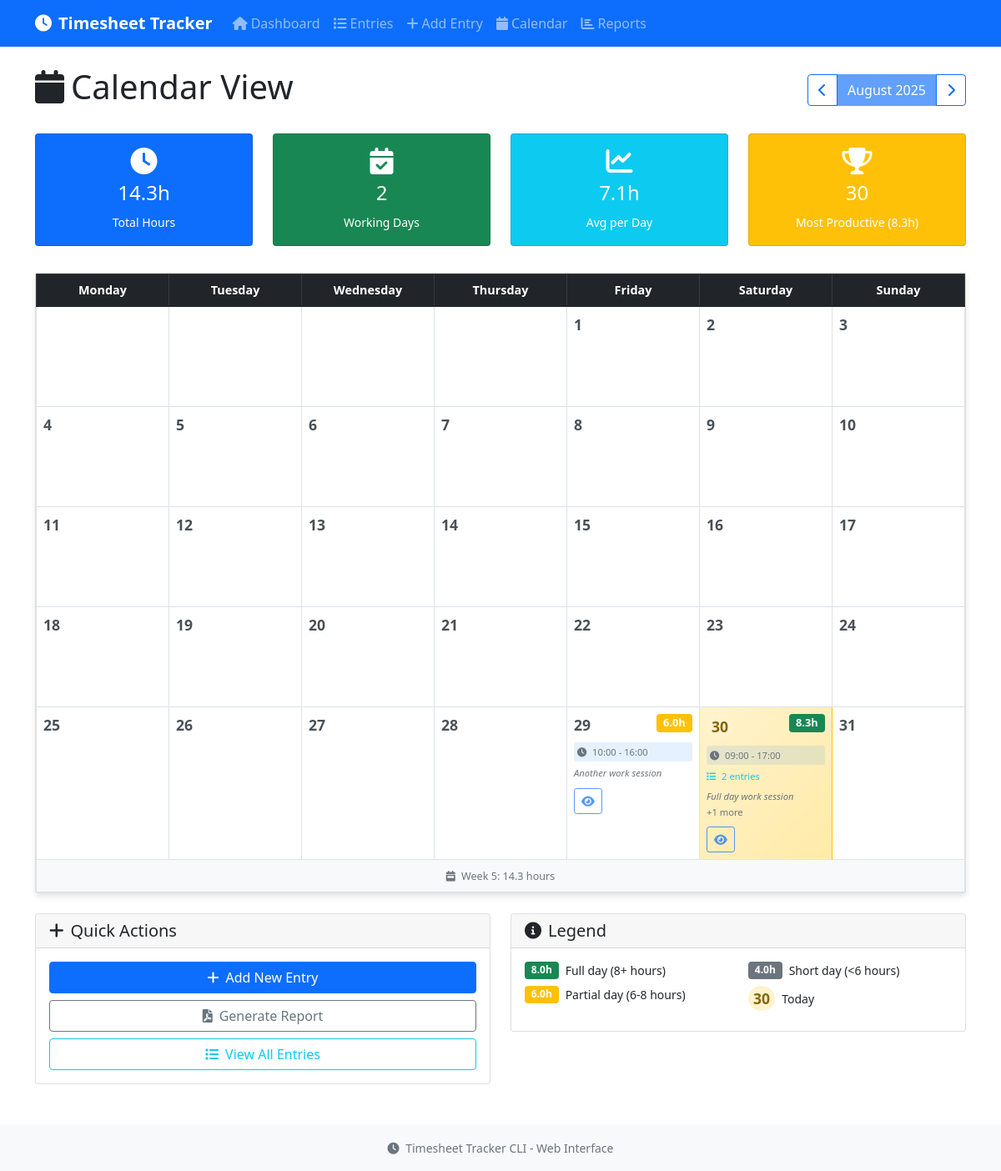
/calendar, run on the app's committed database.
### tables this page shows
CREATE TABLE time_entries (
                    id INTEGER PRIMARY KEY AUTOINCREMENT,
                    start_time TEXT NOT NULL,
                    end_time TEXT,
                    description TEXT DEFAULT '',
                    created_at TEXT DEFAULT CURRENT_TIMESTAMP,
                    updated_at TEXT DEFAULT CURRENT_TIMESTAMP
                );

### web_app.py (the view)
@app.route('/calendar')
def calendar_view():
    now = datetime.now()
    year = request.args.get('year', now.year, type=int)
    month = request.args.get('month', now.month, type=int)
    if not (1 <= month <= 12):
        month = now.month
    if year < 2000 or year > 2100:
        year = now.year
    entries = timesheet_manager.get_entries_for_month(year, month)
    daily_summary = timesheet_manager.get_daily_summary_for_month(year, month)
    entries_by_date = {}
    daily_details = {}
    for entry in entries:
        day = entry.start_time.day
        if day not in entries_by_date:
            entries_by_date[day] = []
            daily_details[day] = {
                'total_hours': 0,
                'entries_count': 0,
                'earliest_start': None,
                'latest_end': None,
                'descriptions': []
            }
        entries_by_date[day].append(entry)
        daily_details[day]['total_hours'] += entry.duration_hours()
        daily_details[day]['entries_count'] += 1
        if daily_details[day]['earliest_start'] is None or entry.start_time.time() < daily_details[day]['earliest_start']:
            daily_details[day]['earliest_start'] = entry.start_time.time()
        if entry.end_time and (daily_details[day]['latest_end'] is None or entry.end_time.time() > daily_details[day]['latest_end']):
            daily_details[day]['latest_end'] = entry.end_time.time()
        if entry.description and entry.description not in daily_details[day]['descriptions']:
            daily_details[day]['descriptions'].append(entry.description)
    cal = calendar.monthcalendar(year, month)
    month_name = calendar.month_name[month]
    prev_month = month - 1 if month > 1 else 12
    prev_year = year if month > 1 else year - 1
    next_month = month + 1 if month < 12 else 1
    next_year = year if month < 12 else year + 1
    total_hours = sum(daily_summary.values())
    working_days = len(daily_summary)
    avg_hours_per_day = total_hours / working_days if working_days > 0 else 0
    most_productive_day = max(daily_summary.items(), key=lambda x: x[1]) if daily_summary else None
    week_totals = []
    for week in cal:
        week_total = 0
        for day in week:
            if day != 0 and day in daily_summary:
                week_total += daily_summary[day]
        week_totals.append(week_total)
    return render_template('calendar.html',
                         calendar_weeks=cal,
                         entries_by_date=entries_by_date,
                         daily_summary=daily_summary,
                         daily_details=daily_details,
                         week_totals=week_totals,
                         month=month,
                         year=year,
                         month_name=month_name,
                         prev_month=prev_month,
                         prev_year=prev_year,
                         next_month=next_month,
                         next_year=next_year,
                         total_hours=total_hours,
                         working_days=working_days,
                         avg_hours_per_day=avg_hours_per_day,
                         most_productive_day=most_productive_day,
                         current_month=now.month,
                         current_year=now.year,
                         current_day=now.day)

### templates/calendar.html (shortened to what this page needs)
{% extends "base.html" %}
{% block content %}
<div class="row">
    <div class="col-12">
        <div class="d-flex justify-content-between align-items-center mb-4">
            <h1>
                <i class="fas fa-calendar me-2"></i>Calendar View
            </h1>
            <div class="btn-group">
                <a href="{{ url_for('calendar_view', year=prev_year, month=prev_month) }}"
                   class="btn btn-outline-primary">
                    <i class="fas fa-chevron-left"></i>
                </a>
                <button class="btn btn-primary" disabled>
                    {{ month_name }} {{ year }}
                </button>
                <a href="{{ url_for('calendar_view', year=next_year, month=next_month) }}"
                   class="btn btn-outline-primary">
                    <i class="fas fa-chevron-right"></i>
                </a>
            </div>
        </div>
    </div>
</div>
<div class="row mb-4">
    <div class="col-md-3 mb-2">
        <div class="card bg-primary text-white h-100">
            <div class="card-body text-center">
                <i class="fas fa-clock fa-2x mb-2"></i>
                <h4>{{ "%.1f"|format(total_hours) }}h</h4>
                <small>Total Hours</small>
            </div>
        </div>
    </div>
    <div class="col-md-3 mb-2">
        <div class="card bg-success text-white h-100">
            <div class="card-body text-center">
                <i class="fas fa-calendar-check fa-2x mb-2"></i>
                <h4>{{ working_days }}</h4>
                <small>Working Days</small>
            </div>
        </div>
    </div>
    <div class="col-md-3 mb-2">
        <div class="card bg-info text-white h-100">
            <div class="card-body text-center">
                <i class="fas fa-chart-line fa-2x mb-2"></i>
                <h4>{{ "%.1f"|format(avg_hours_per_day) }}h</h4>
                <small>Avg per Day</small>
            </div>
        </div>
    </div>
    <div class="col-md-3 mb-2">
        <div class="card bg-warning text-white h-100">
            <div class="card-body text-center">
                <i class="fas fa-trophy fa-2x mb-2"></i>
                <h4>
                    {% if most_productive_day %}
                        {{ most_productive_day[0] }}
                    {% else %}
                        -
                    {% endif %}
                </h4>
                <small>
                    {% if most_productive_day %}
                        Most Productive ({{ "%.1f"|format(most_productive_day[1]) }}h)
                    {% else %}
                        No Data
                    {% endif %}
                </small>
            </div>
        </div>
    </div>
</div>
<div class="row">
    <div class="col-12">
        <div class="card calendar-card">
            <div class="card-body p-0">
                <div class="table-responsive">
                    <table class="table table-bordered calendar-table mb-0">
                        <thead class="table-dark">
                            <tr>
                                <th class="text-center calendar-header">Monday</th>
                                <th class="text-center calendar-header">Tuesday</th>
                                <th class="text-center calendar-header">Wednesday</th>
                                <th class="text-center calendar-header">Thursday</th>
                                <th class="text-center calendar-header">Friday</th>
                                <th class="text-center calendar-header">Saturday</th>
                                <th class="text-center calendar-header">Sunday</th>
                            </tr>
                        </thead>
                        <tbody>
                            {% for week in calendar_weeks %}
                                {% set week_index = loop.index0 %}
                                <tr class="calendar-week">
                                    {% for day in week %}
                                        <td class="calendar-day
                                                   {% if day == 0 %}empty-day{% endif %}
                                                   {% if day == current_day and month == current_month and year == current_year %}today{% endif %}
                                                   {% if day in daily_summary %}working-day{% endif %}"
                                            {% if day != 0 %}data-day="{{ day }}"{% endif %}>
                                            {% if day != 0 %}
                                                <div class="day-header d-flex justify-content-between align-items-start mb-2">
                                                    <span class="day-number
                                                                {% if day == current_day and month == current_month and year == current_year %}today-number{% endif %}">
                                                        {{ day }}
                                                    </span>
                                                    {% if day in daily_summary %}
                                                        <span class="badge hours-badge
                                                                    {% if daily_summary[day] >= 8 %}bg-success{% elif daily_summary[day] >= 6 %}bg-warning{% else %}bg-secondary{% endif %}">
                                                            {{ "%.1f"|format(daily_summary[day]) }}h
                                                        </span>
                                                    {% endif %}
                                                </div>
                                                {% if day in daily_details %}
                                                    <div class="day-content">
                                                        {% if daily_details[day]['earliest_start'] and daily_details[day]['latest_end'] %}
                                                            <div class="time-range mb-1">
                                                                <small class="text-muted">
                                                                    <i class="fas fa-clock me-1"></i>
                                                                    {{ daily_details[day]['earliest_start'].strftime('%H:%M') }} -
                                                                    {{ daily_details[day]['latest_end'].strftime('%H:%M') }}
                                                                </small>
                                                            </div>
                                                        {% endif %}
                                                        {% if daily_details[day]['entries_count'] > 1 %}
                                                            <div class="entry-count mb-1">
                                                                <small class="text-info">
                                                                    <i class="fas fa-list me-1"></i>
                                                                    {{ daily_details[day]['entries_count'] }} entries
                                                                </small>
                                                            </div>
                                                        {% endif %}
                                                        {% if daily_details[day]['descriptions'] %}
                                                            <div class="description-preview">
                                                                <small class="text-muted description-text"
                                                                       title="{{ daily_details[day]['descriptions'][0] }}">
                                                                    {{ daily_details[day]['descriptions'][0][:25] }}{% if daily_details[day]['descriptions'][0]|length > 25 %}...{% endif %}
                                                                </small>
                                                                {% if daily_details[day]['descriptions']|length > 1 %}
                                                                    <small class="text-muted">
                                                                        <br>+{{ daily_details[day]['descriptions']|length - 1 }} more
                                                                    </small>
                                                                {% endif %}
                                                            </div>
                                                        {% endif %}
                                                    </div>
                                                {% endif %}
                                                {% if day in entries_by_date %}
                                                    <div class="day-actions mt-2">
                                                        <button class="btn btn-sm btn-outline-primary day-details-btn"
                                                                onclick="showDayDetails({{ day }}, '{{ year }}-{{ "%02d"|format(month) }}-{{ "%02d"|format(day) }}')">
                                                            <i class="fas fa-eye"></i>
                                                        </button>
                                                    </div>
                                                {% endif %}
                                            {% endif %}
                                        </td>
                                    {% endfor %}
                                </tr>
                                {% if week_totals and week_totals[week_index] > 0 %}
                                <tr class="week-total-row">
                                    <td colspan="7" class="text-center week-total">
                                        <small class="text-muted">
                                            <i class="fas fa-calendar-week me-1"></i>
                                            Week {{ week_index + 1 }}: {{ "%.1f"|format(week_totals[week_index]) }} hours
                                        </small>
                                    </td>
                                </tr>
                                {% endif %}
                            {% endfor %}
                        </tbody>
                    </table>
                </div>
            </div>
        </div>
    </div>
</div>
<div class="row mt-4">
    <div class="col-md-6">
        <div class="card">
            <div class="card-header">
                <h5 class="mb-0">
                    <i class="fas fa-plus me-2"></i>Quick Actions
                </h5>
            </div>
            <div class="card-body">
                <div class="d-grid gap-2">
                    <a href="{{ url_for('add_entry') }}" class="btn btn-primary">
                        <i class="fas fa-plus me-2"></i>Add New Entry
                    </a>
                    <a href="{{ url_for('reports', year=year, month=month) }}" class="btn btn-outline-secondary">
                        <i class="fas fa-file-pdf me-2"></i>Generate Report
                    </a>
                    <a href="{{ url_for('entries') }}" class="btn btn-outline-info">
                        <i class="fas fa-list me-2"></i>View All Entries
                    </a>
                </div>
            </div>
        </div>
    </div>
    <div class="col-md-6">
        <div class="card">
            <div class="card-header">
                <h5 class="mb-0">
                    <i class="fas fa-info-circle me-2"></i>Legend
                </h5>
            </div>
            <div class="card-body">
                <div class="row">
                    <div class="col-6">
                        <div class="legend-item mb-2">
                            <span class="badge bg-success me-2">8.0h</span>
                            <small>Full day (8+ hours)</small>
                        </div>
                        <div class="legend-item mb-2">
                            <span class="badge bg-warning me-2">6.0h</span>
                            <small>Partial day (6-8 hours)</small>
                        </div>
                    </div>
                    <div class="col-6">
                        <div class="legend-item mb-2">
                            <span class="badge bg-secondary me-2">4.0h</span>
                            <small>Short day (&lt;6 hours)</small>
                        </div>
                        <div class="legend-item mb-2">
                            <span class="day-number today-number me-2">{{ current_day }}</span>
                            <small>Today</small>
                        </div>
                    </div>
                </div>
            </div>
        </div>
    </div>
</div>
{% endblock %}

### data on the page
time_entries: description "Another work session"
time_entries: description "Full day work session"

### other printed values
{{ month_name }} "August"
{{ year }} "2025"
{{ "%.1f"|format(total_hours) }} "14.3"
{{ working_days }} "2"
{{ "%.1f"|format(avg_hours_per_day) }} "7.1"
{{ most_productive_day[0] }} "30"
{{ "%.1f"|format(most_productive_day[1]) }} "8.3"
{{ day }} "1" "2" "3" "4" "5" "6" "7" "8" "9" "10" "11" "12" "13" "14" "15" "16" "17" "18" "19" "20" "21" "22" "23" "24" "25" "26" "27" "28" "29" "30" "31"
{{ "%.1f"|format(daily_summary[day]) }} "6.0" "8.3"
{{ daily_details[day]['earliest_start'].strftime('%H:%M') }} "10:00" "09:00"
{{ daily_details[day]['latest_end'].strftime('%H:%M') }} "16:00" "17:00"
{{ daily_details[day]['entries_count'] }} "2"
{{ daily_details[day]['descriptions']|length - 1 }} "1"
{{ week_index + 1 }} "5"
{{ "%.1f"|format(week_totals[week_index]) }} "14.3"
